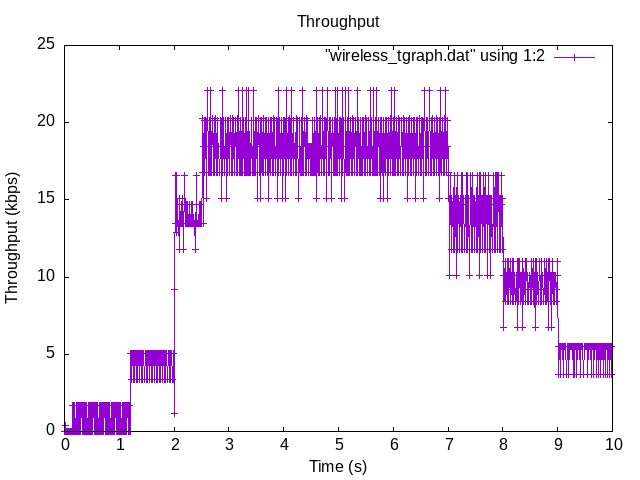

The gnuplot source for this figure:
set autoscale
set term png
set title "Throughput"
set xlabel "Time (s)"
set ylabel "Throughput (kbps)"
set out "wireless_throughput.png"


plot "wireless_tgraph.dat" using 1:2 with linespoints
